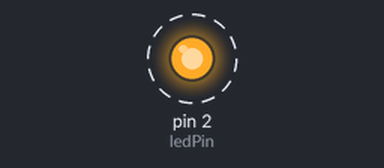
Recording of a sketch running on a simulated Arduino Uno, built with avr-gcc and run on an emulated ATmega328P. Parts: output pins drawn as LEDs (lit = HIGH). Dashed ring = blinking. What the sketch prints to the serial monitor is not drawn.

Above: at 0.05 s.
Timing chart, 0 to 3.0 s (numbered marks = the images above):
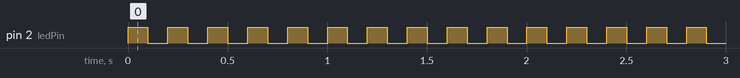

The sketch:

sketch_dec14a.ino
```cpp
  int ledPin = 2;
  void setup()
  {
    pinMode(ledPin, OUTPUT);
    Serial.begin(115200);
  }
  void loop()
  {
    Serial.print("Hello");
    digitalWrite(ledPin, HIGH);
    delay(100);
    Serial.println(" world!");
    digitalWrite(ledPin, LOW);
    delay(100);
  }
```

Measured:
- by itself, pin 2 (ledPin): alternates HIGH for 0.10 s and LOW for 0.10 s
